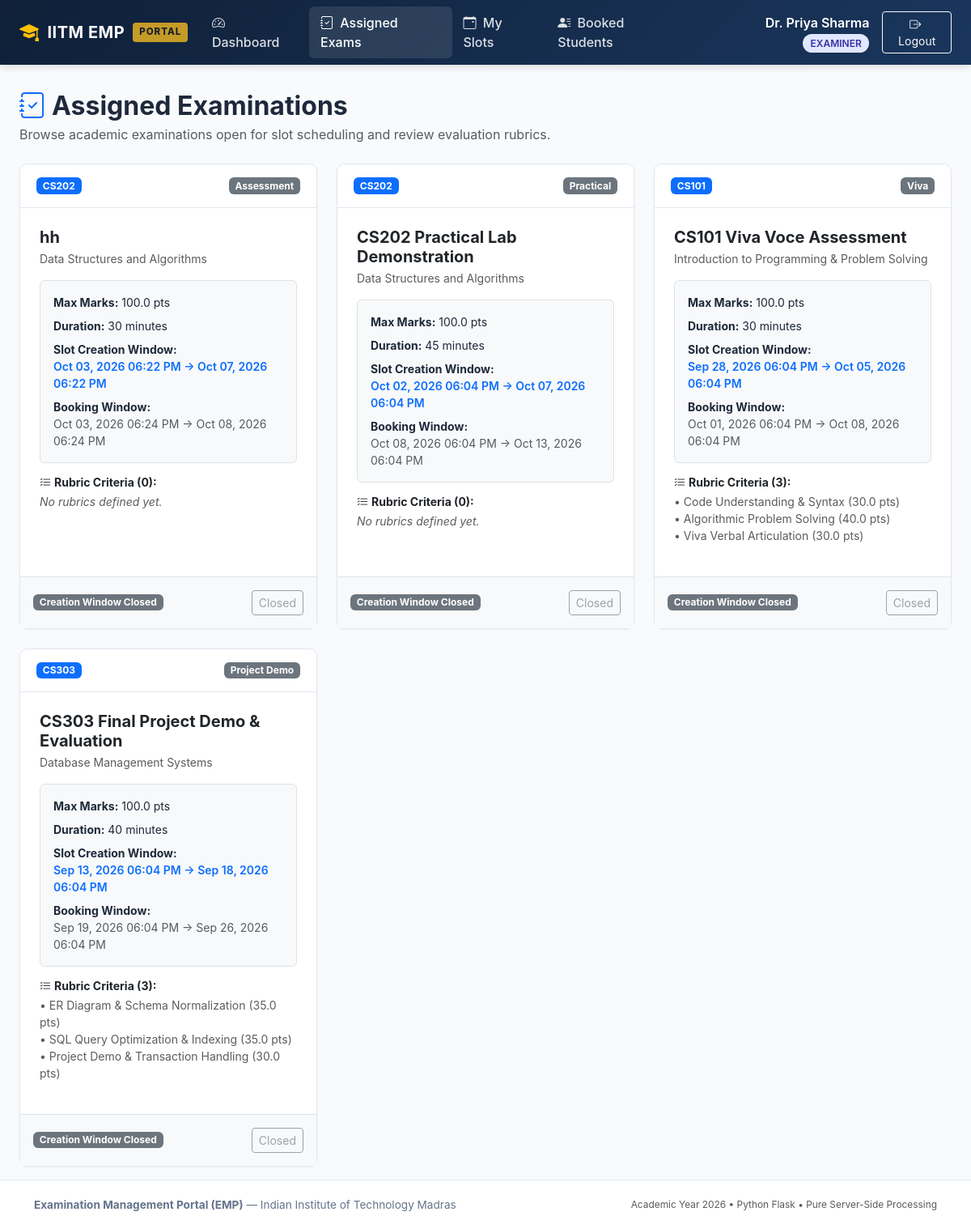
/examiner/examinations (signed in), run on an earlier commit of the app's database.
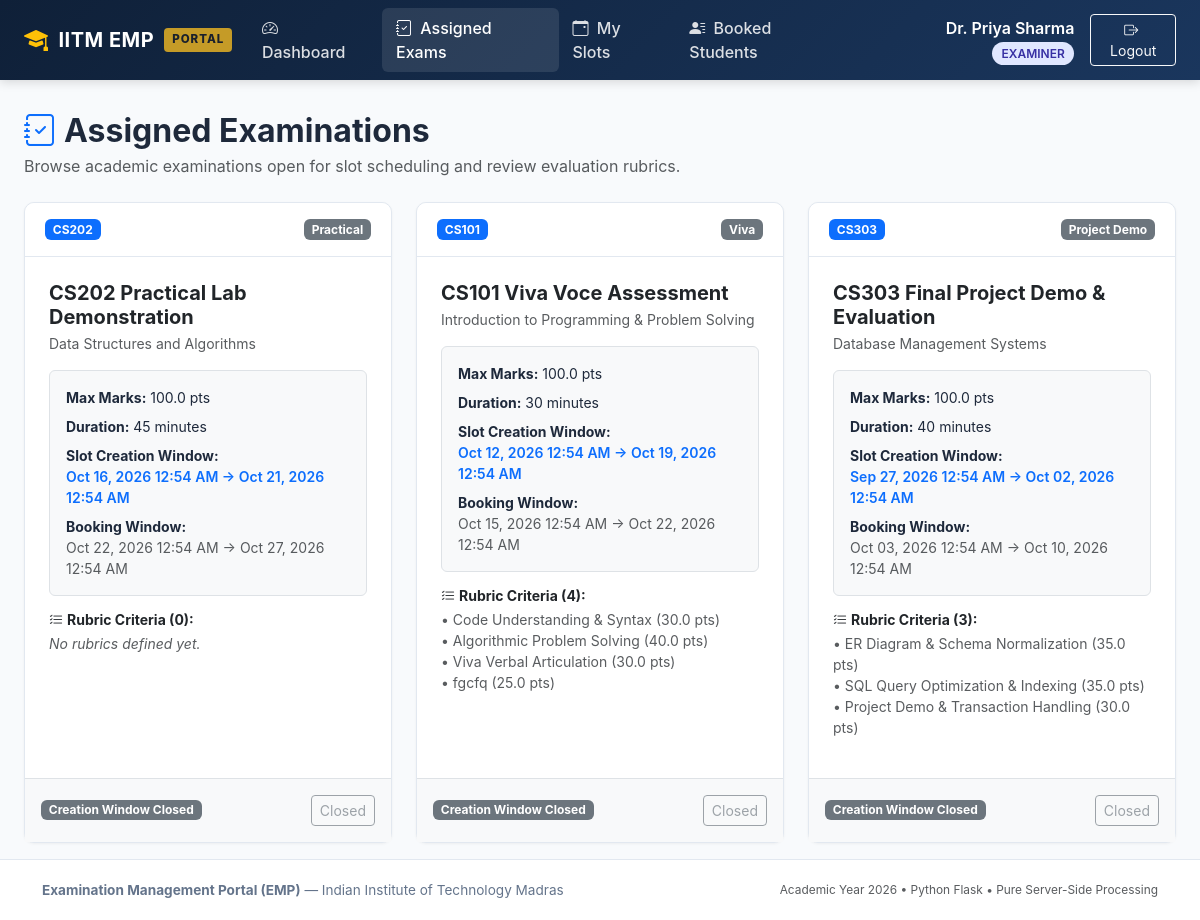
And on a later commit of the database.
### models/examination.py (models this page shows, shortened)
class Examination(db.Model):
    __tablename__ = 'examinations'
    exam_id = db.Column(db.Integer, primary_key=True, autoincrement=True)
    course_id = db.Column(db.Integer, db.ForeignKey('courses.course_id', ondelete='CASCADE'), nullable=False)
    examination_name = db.Column(db.String(200), nullable=False)
    examination_type = db.Column(db.String(50), nullable=False)
    duration = db.Column(db.Integer, nullable=False, default=30)
    maximum_marks = db.Column(db.Float, nullable=False, default=100.0)
    slot_creation_start = db.Column(db.DateTime, nullable=False)
    slot_creation_end = db.Column(db.DateTime, nullable=False)
    slot_booking_start = db.Column(db.DateTime, nullable=False)
    slot_booking_end = db.Column(db.DateTime, nullable=False)
    status = db.Column(db.String(30), nullable=False, default='Draft')
    course = db.relationship('Course', back_populates='examinations')
    rubrics = db.relationship('Rubric', back_populates='examination', cascade='all, delete-orphan')
    slots = db.relationship('ExaminationSlot', back_populates='examination', cascade='all, delete-orphan')
    def is_slot_creation_period(self, check_time=None):
        if self.status in ['Draft', 'Completed', 'Closed']:
            return False
        t = check_time or datetime.now()
        return self.slot_creation_start <= t <= self.slot_creation_end

### models/course.py (models this page shows, shortened)
class Course(db.Model):
    __tablename__ = 'courses'
    course_id = db.Column(db.Integer, primary_key=True, autoincrement=True)
    course_code = db.Column(db.String(50), unique=True, nullable=False, index=True)
    course_name = db.Column(db.String(200), nullable=False)
    description = db.Column(db.Text, nullable=True)
    status = db.Column(db.String(20), nullable=False, default='active')
    examinations = db.relationship('Examination', back_populates='course', cascade='all, delete-orphan')

### models/rubric.py (models this page shows, shortened)
class Rubric(db.Model):
    __tablename__ = 'rubrics'
    rubric_id = db.Column(db.Integer, primary_key=True, autoincrement=True)
    examination_id = db.Column(db.Integer, db.ForeignKey('examinations.exam_id', ondelete='CASCADE'), nullable=False)
    criterion_name = db.Column(db.String(200), nullable=False)
    maximum_marks = db.Column(db.Float, nullable=False)
    weightage = db.Column(db.Float, nullable=False, default=100.0)
    description = db.Column(db.Text, nullable=True)
    examination = db.relationship('Examination', back_populates='rubrics')
    evaluations = db.relationship('Evaluation', back_populates='rubric', cascade='all, delete-orphan')

### routes/examiner.py (the view)
@examiner_bp.route('/examinations')
def assigned_examinations():
    now = datetime.now()
    all_exams = Examination.query.filter(Examination.status != 'Draft').order_by(Examination.slot_creation_start.desc()).all()
    my_slots = ExaminationSlot.query.filter_by(examiner_id=current_user.id).all()
    my_exam_ids = {s.examination_id for s in my_slots}
    return render_template(
        'examiner/assigned_exams.html',
        examinations=all_exams,
        my_exam_ids=my_exam_ids,
        now=now
    )

### routes/examiner.py (called while the page is built)
@examiner_bp.before_request
@login_required
@role_required('examiner')
def check_examiner():
    pass

### templates/examiner/assigned_exams.html (shortened to what this page needs)
{% extends 'base.html' %}
{% block content %}
<div class="d-flex flex-column flex-md-row justify-content-between align-items-md-center mb-4 gap-2">
  <div>
    <h2 class="fw-bold mb-1"><i class="bi bi-journal-check text-primary me-2"></i>Assigned Examinations</h2>
    <p class="text-muted mb-0">Browse academic examinations open for slot scheduling and review evaluation rubrics.</p>
  </div>
</div>
<div class="row g-4">
  {% for exam in examinations %}
    <div class="col-md-6 col-lg-4">
      <div class="emp-card h-100 d-flex flex-column">
        <div class="emp-card-header d-flex justify-content-between align-items-center">
          <span class="badge bg-primary">{{ exam.course.course_code }}</span>
          <span class="badge bg-secondary">{{ exam.examination_type }}</span>
        </div>
        <div class="p-4 flex-grow-1">
          <h5 class="fw-bold text-dark mb-1">{{ exam.examination_name }}</h5>
          <p class="text-muted small mb-3">{{ exam.course.course_name }}</p>
          <div class="bg-light p-3 rounded small mb-3 border">
            <div class="mb-2"><strong>Max Marks:</strong> {{ exam.maximum_marks }} pts</div>
            <div class="mb-2"><strong>Duration:</strong> {{ exam.duration }} minutes</div>
            <div class="mb-2">
              <strong>Slot Creation Window:</strong>
              <div class="text-primary fw-semibold">{{ exam.slot_creation_start | datetime_format }} &rarr; {{ exam.slot_creation_end | datetime_format }}</div>
            </div>
            <div>
              <strong>Booking Window:</strong>
              <div class="text-muted">{{ exam.slot_booking_start | datetime_format }} &rarr; {{ exam.slot_booking_end | datetime_format }}</div>
            </div>
          </div>
          <div class="mb-3">
            <h6 class="fw-bold small text-dark mb-1"><i class="bi bi-list-check me-1"></i>Rubric Criteria ({{ exam.rubrics|length }}):</h6>
            <ul class="list-unstyled small text-muted mb-0">
              {% for r in exam.rubrics %}
                <li>&bull; {{ r.criterion_name }} ({{ r.maximum_marks }} pts)</li>
              {% else %}
                <li class="fst-italic">No rubrics defined yet.</li>
              {% endfor %}
            </ul>
          </div>
        </div>
        <div class="p-3 bg-light border-top d-flex justify-content-between align-items-center">
          {% if exam.is_slot_creation_period(now) %}
            <span class="badge badge-status-open"><i class="bi bi-clock-history me-1"></i>Slot Creation Open</span>
            <a href="{{ url_for('examiner.new_slot', exam_id=exam.exam_id) }}" class="btn btn-sm btn-emp-primary">
              <i class="bi bi-plus-circle me-1"></i> Add Slot
            </a>
          {% elif now < exam.slot_creation_start %}
            <span class="badge bg-secondary">Creation Opens Later</span>
            <button class="btn btn-sm btn-outline-secondary" disabled>Locked</button>
          {% else %}
            <span class="badge bg-secondary">Creation Window Closed</span>
            <button class="btn btn-sm btn-outline-secondary" disabled>Closed</button>
          {% endif %}
        </div>
      </div>
    </div>
  {% endfor %}
</div>
{% endblock %}

What changed in the data, as far as the page shows it:
no longer on this page (row edited): Examination: course.course_code "CS202", examination_type "Assessment", examination_name "hh", course.course_name "Data Structures and Algorithms", maximum_marks "100.0", duration "30", slot_creation_start "Oct 03, 2026 06:22 PM", slot_creation_end "Oct 07, 2026 06:22 PM", slot_booking_start "Oct 03, 2026 06:24 PM", slot_booking_end "Oct 08, 2026 06:24 PM", rubrics|length "0", status "Creation Window Closed"
changed Examination "CS202 Practical Lab Demonstration": slot_creation_start "Oct 02, 2026 06:04 PM" → "Oct 16, 2026 12:54 AM"; slot_creation_end "Oct 07, 2026 06:04 PM" → "Oct 21, 2026 12:54 AM"; slot_booking_start "Oct 08, 2026 06:04 PM" → "Oct 22, 2026 12:54 AM"; slot_booking_end "Oct 13, 2026 06:04 PM" → "Oct 27, 2026 12:54 AM"
changed Examination "CS101 Viva Voce Assessment": slot_creation_start "Sep 28, 2026 06:04 PM" → "Oct 12, 2026 12:54 AM"; slot_creation_end "Oct 05, 2026 06:04 PM" → "Oct 19, 2026 12:54 AM"; slot_booking_start "Oct 01, 2026 06:04 PM" → "Oct 15, 2026 12:54 AM"; slot_booking_end "Oct 08, 2026 06:04 PM" → "Oct 22, 2026 12:54 AM"; rubrics|length "3" → "4"
added Rubric: criterion_name "fgcfq", maximum_marks "25.0", shown under Examination "CS101 Viva Voce Assessment"
changed Examination "CS303 Final Project Demo & Evaluation": slot_creation_start "Sep 13, 2026 06:04 PM" → "Sep 27, 2026 12:54 AM"; slot_creation_end "Sep 18, 2026 06:04 PM" → "Oct 02, 2026 12:54 AM"; slot_booking_start "Sep 19, 2026 06:04 PM" → "Oct 03, 2026 12:54 AM"; slot_booking_end "Sep 26, 2026 06:04 PM" → "Oct 10, 2026 12:54 AM"
